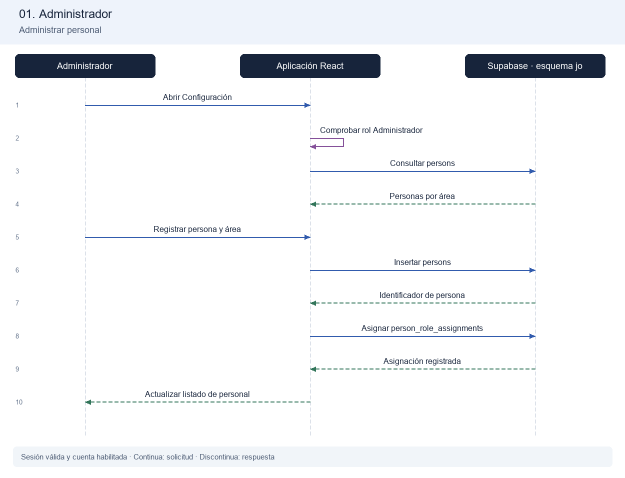
#> input picture docs/diagramas-roles/01-administrador.png, 1250 x 955 px (shown at 1/2 size); its folder holds only this picture in this run
$ python vista-general.py
#> lines starting #> are read from the running program, lines starting #| are printed output that depends on the picture
from pathlib import Path
from PIL import Image, ImageDraw, ImageFont
root=Path('docs/diagramas-roles')
paths=sorted(root.glob('*.png'))
paths=[p for p in paths if p.name!='vista-general.png']
thumb_w,thumb_h=420,510
sheet=Image.new('RGB',(thumb_w*4,thumb_h*3),'#dfe7f1')
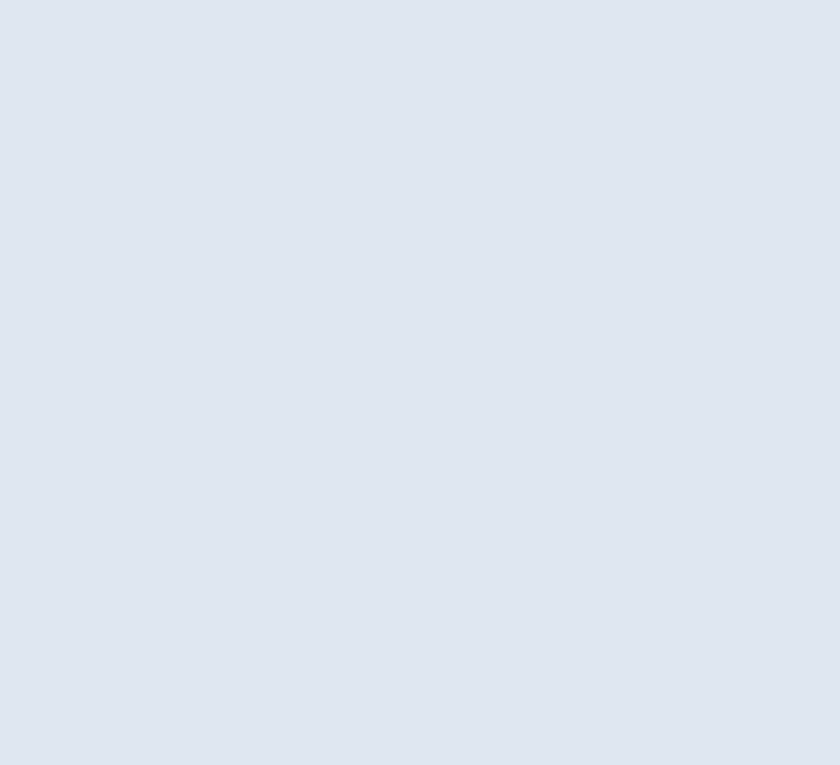
#> sheet: PIL image 1680x1530 RGB (shown at 1/2 size); mean R, G, B 223, 231, 241
draw=ImageDraw.Draw(sheet)
font=ImageFont.truetype('C:/Windows/Fonts/arial.ttf',14)
for index,path in enumerate(paths):
    image=Image.open(path).convert('RGB')
#> image is the input picture: PIL image 1250x955 RGB; mean R, G, B 242.4, 243.8, 245.9
    image.thumbnail((thumb_w-16,thumb_h-40))
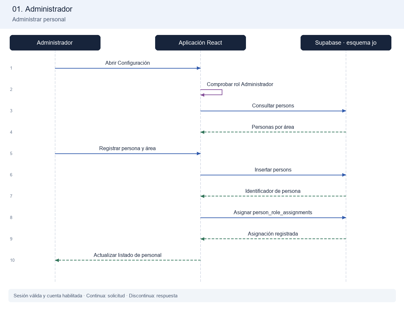
#> image: PIL image 404x309 RGB; mean R, G, B 242.2, 243.7, 245.8
    x=(index%4)*thumb_w+(thumb_w-image.width)//2
#> x = 8
    y=(index//4)*thumb_h+28
    draw.text(((index%4)*thumb_w+8,(index//4)*thumb_h+7),path.stem,font=font,fill='#17243b')
    sheet.paste(image,(x,y))
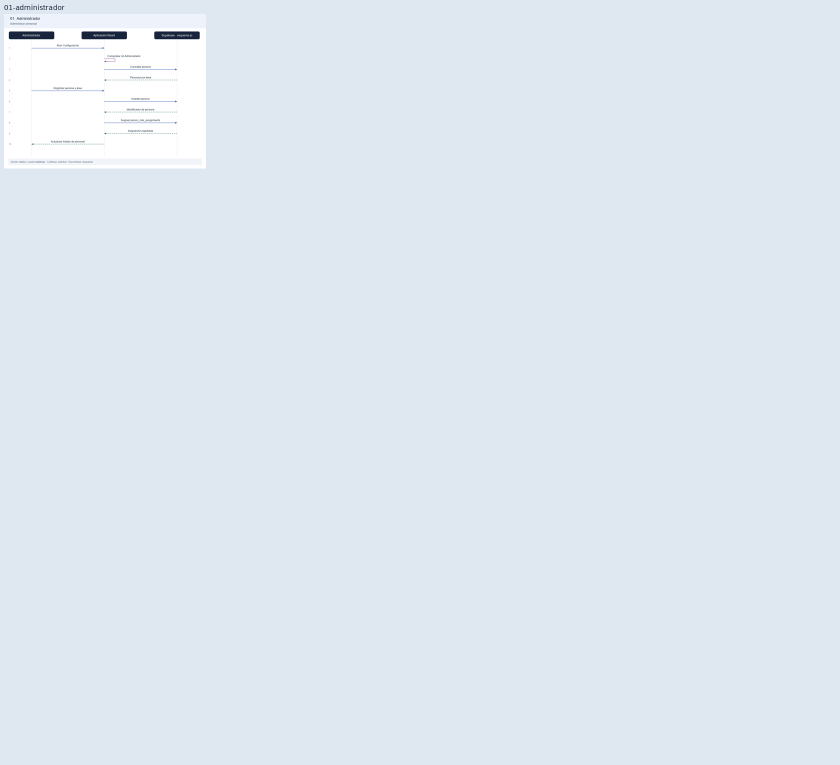
#> sheet: PIL image 1680x1530 RGB (shown at 1/2 size); mean R, G, B 223.9, 231.6, 241.2
sheet.save(root/'vista-general.png')

$ run again, on docs/diagramas-roles/05-lider-de-modistas.png
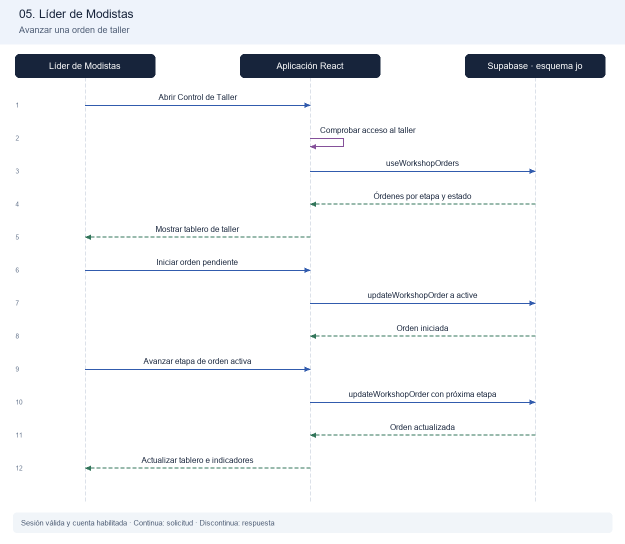
#> input picture docs/diagramas-roles/05-lider-de-modistas.png, 1250 x 1087 px (shown at 1/2 size)
#> image is the input picture: PIL image 1250x1087 RGB; mean R, G, B 243.3, 244.6, 246.6
#> `image.thumbnail((thumb_w-16,thumb_h-40))`:
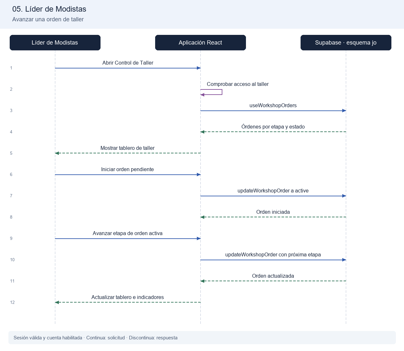
#> image: PIL image 404x351 RGB; mean R, G, B 243.1, 244.5, 246.4
#> `sheet.paste(image,(x,y))`:
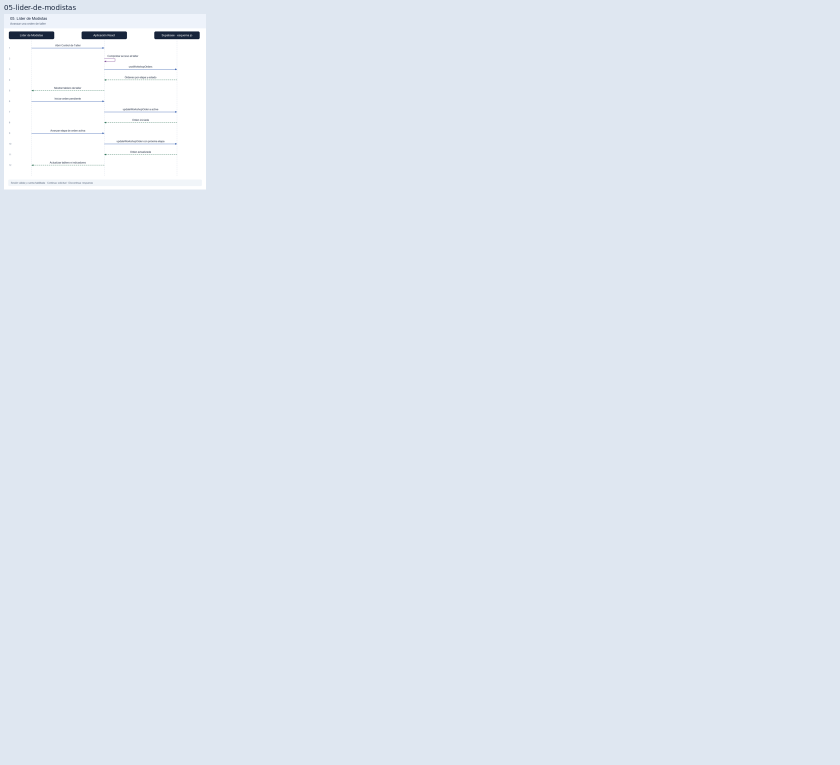
#> sheet: PIL image 1680x1530 RGB (shown at 1/2 size); mean R, G, B 224.1, 231.7, 241.3

$ run again, on docs/diagramas-roles/06-trazador.png
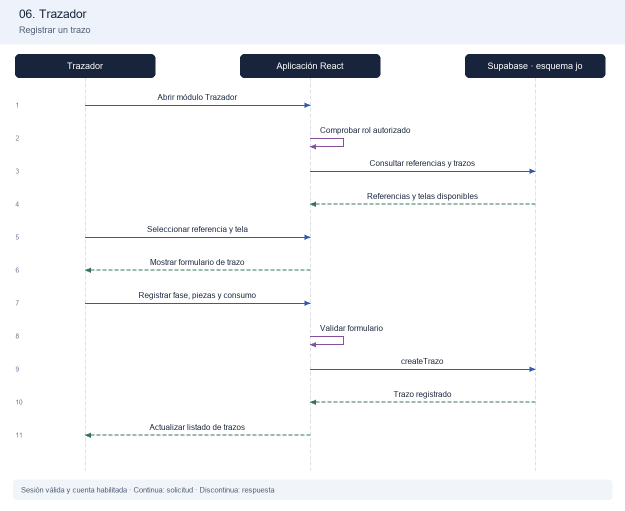
#> input picture docs/diagramas-roles/06-trazador.png, 1250 x 1021 px (shown at 1/2 size)
#> image is the input picture: PIL image 1250x1021 RGB; mean R, G, B 243, 244.4, 246.4
#> `image.thumbnail((thumb_w-16,thumb_h-40))`:
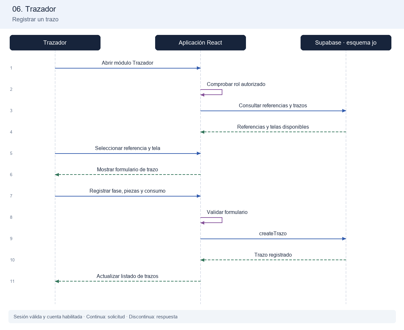
#> image: PIL image 404x330 RGB; mean R, G, B 242.9, 244.2, 246.3
#> `sheet.paste(image,(x,y))`:
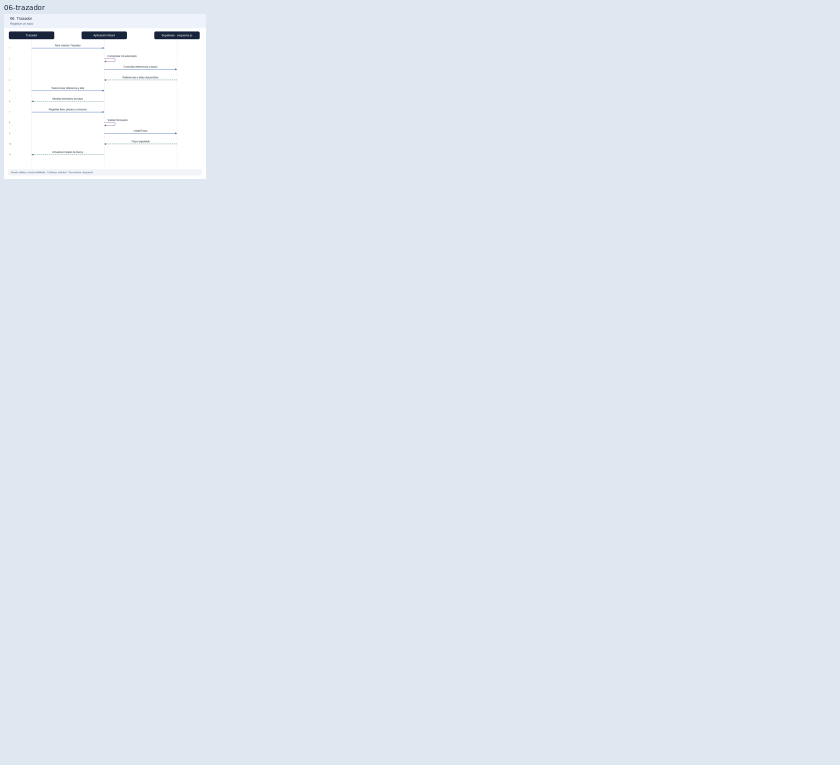
#> sheet: PIL image 1680x1530 RGB (shown at 1/2 size); mean R, G, B 224, 231.7, 241.3

$ run again, on docs/diagramas-roles/07-especificadora.png
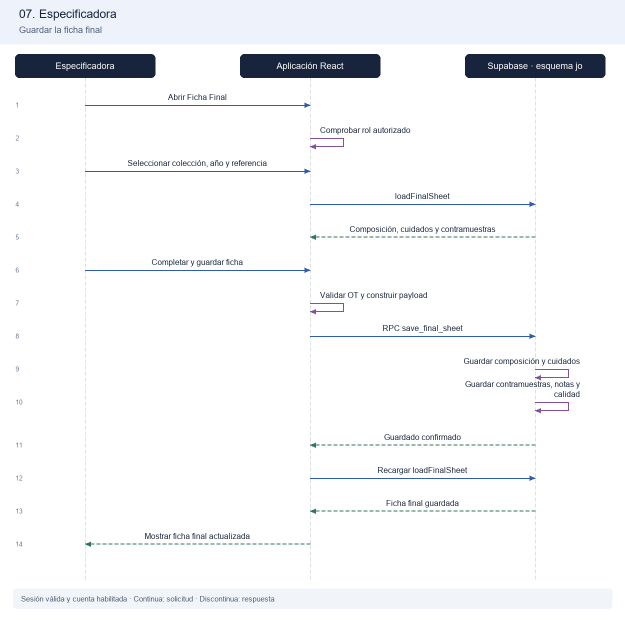
#> input picture docs/diagramas-roles/07-especificadora.png, 1250 x 1239 px (shown at 1/2 size)
#> image is the input picture: PIL image 1250x1239 RGB; mean R, G, B 244.5, 245.6, 247.4
#> `image.thumbnail((thumb_w-16,thumb_h-40))`:
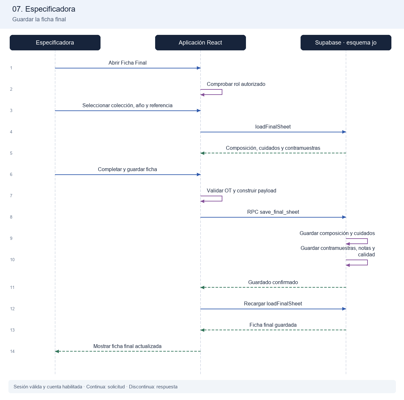
#> image: PIL image 404x400 RGB; mean R, G, B 244.3, 245.5, 247.3
#> `sheet.paste(image,(x,y))`:
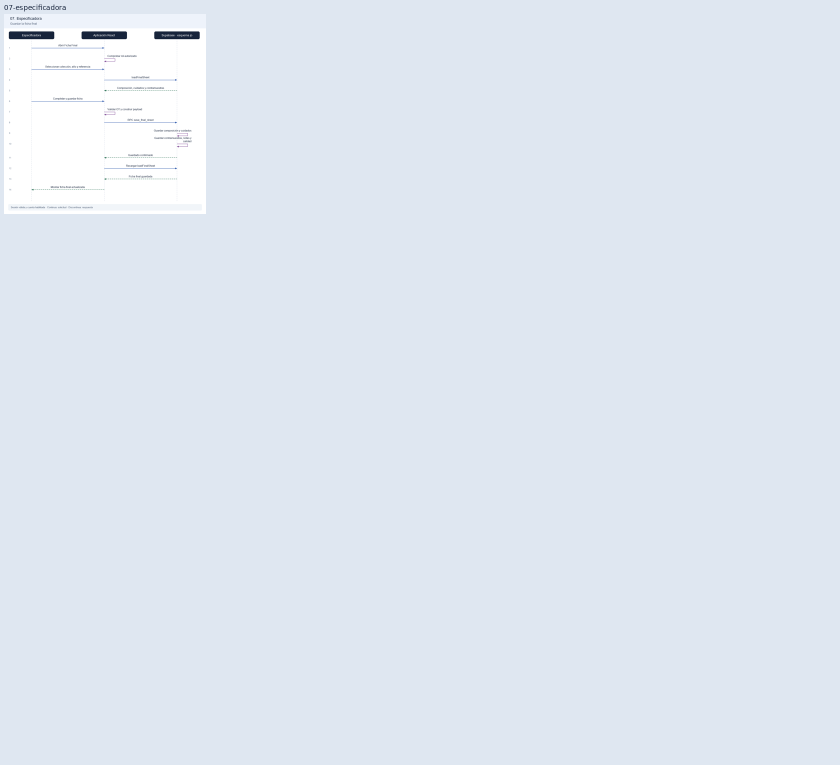
#> sheet: PIL image 1680x1530 RGB (shown at 1/2 size); mean R, G, B 224.3, 231.9, 241.4
